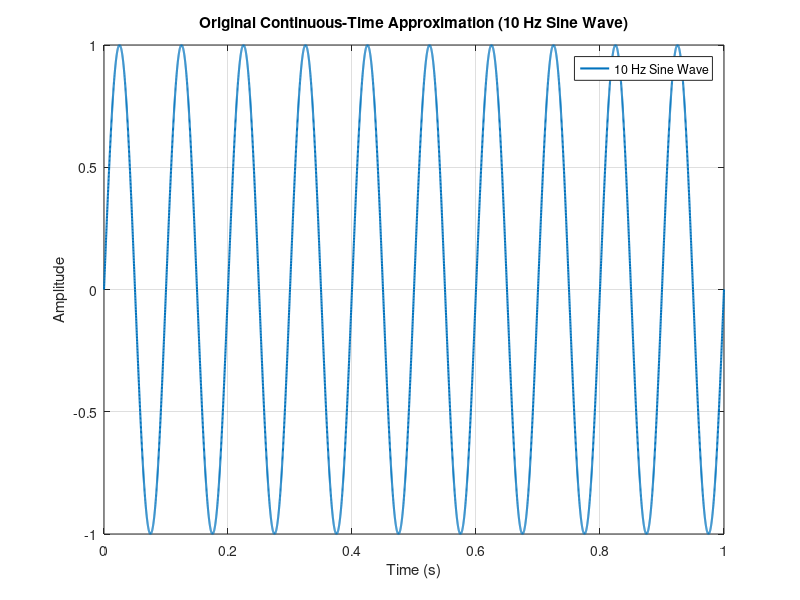
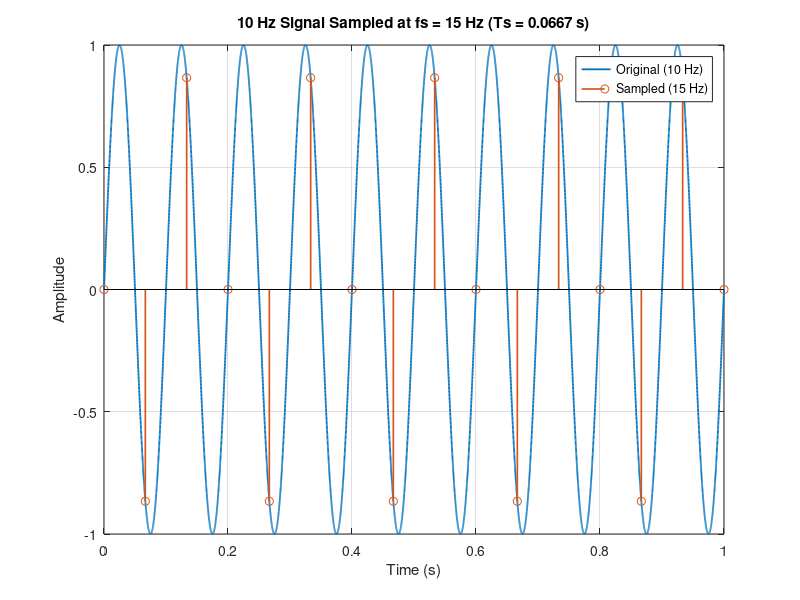
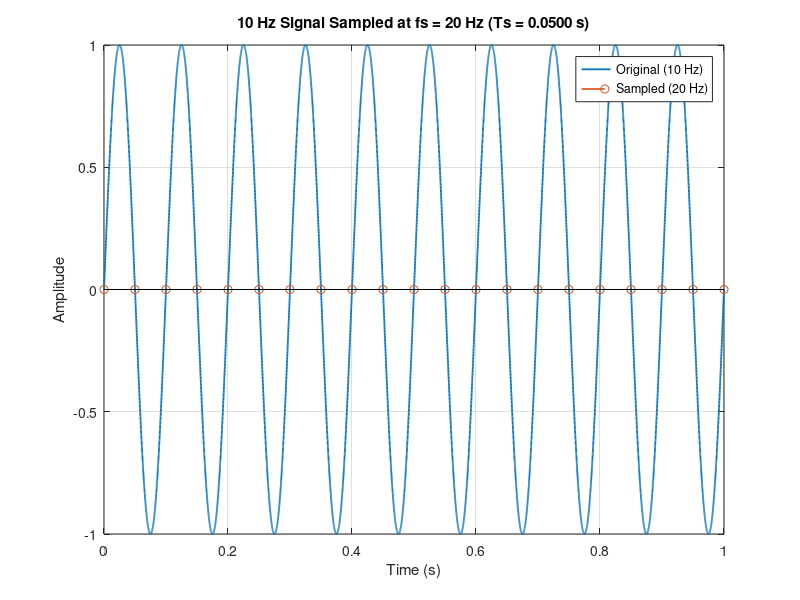
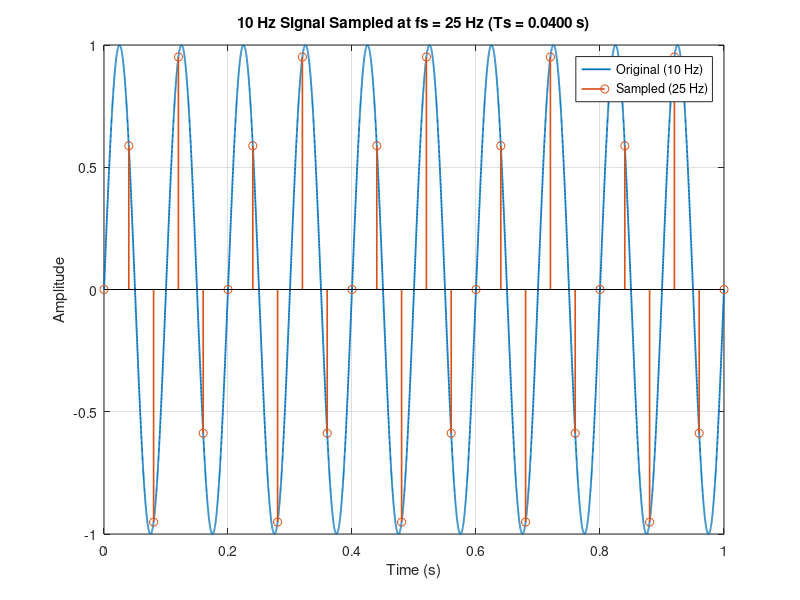

These figures' MATLAB source, in order:
%% Lecture 02: Sampling and Aliasing
clear; clc; close all;

%% Task 1: Create the Original Signal (10 Hz sine wave, 1 second)
f_sig = 10;             % Original signal frequency (Hz)
amp = 1;                % Amplitude
duration = 1;           % Duration (seconds)
fs_cont = 10000;        % High rate to approximate continuous time
t_cont = 0:1/fs_cont:duration;
x_cont = amp * sin(2 * pi * f_sig * t_cont);

fig_orig = figure('Name', 'Task 1: Original 10 Hz Signal');
plot(t_cont, x_cont, 'LineWidth', 1.5);
title('Original Continuous-Time Approximation (10 Hz Sine Wave)');
xlabel('Time (s)');
ylabel('Amplitude');
legend('10 Hz Sine Wave', 'Location', 'best');
grid on;
saveas(fig_orig, 'original_signal.png');

%% Task 2: Investigate Different Sampling Frequencies
fs_list = [15, 20, 25, 50, 100];
out_names = { ...
    'sampling_15Hz.png', ...
    'sampling_20Hz.png', ...
    'sampling_25Hz.png', ...
    'sampling_50Hz.png', ...
    'sampling_100Hz.png' ...
    };

for k = 1:numel(fs_list)
    fs = fs_list(k);
    Ts = 1 / fs;                    % Sampling period (s)
    t_s = 0:Ts:duration;            % Sample instants
    x_s = amp * sin(2 * pi * f_sig * t_s);

    fig_s = figure('Name', sprintf('Sampling at %d Hz', fs));
    plot(t_cont, x_cont, '-', 'LineWidth', 1.3);
    hold on;
    stem(t_s, x_s, 'o', 'LineWidth', 1.2, 'MarkerSize', 6);
    hold off;

    title(sprintf('10 Hz Signal Sampled at fs = %d Hz (Ts = %.4f s)', fs, Ts));
    xlabel('Time (s)');
    ylabel('Amplitude');
    legend('Original (10 Hz)', sprintf('Sampled (%d Hz)', fs), 'Location', 'best');
    grid on;

    saveas(fig_s, out_names{k});
end
